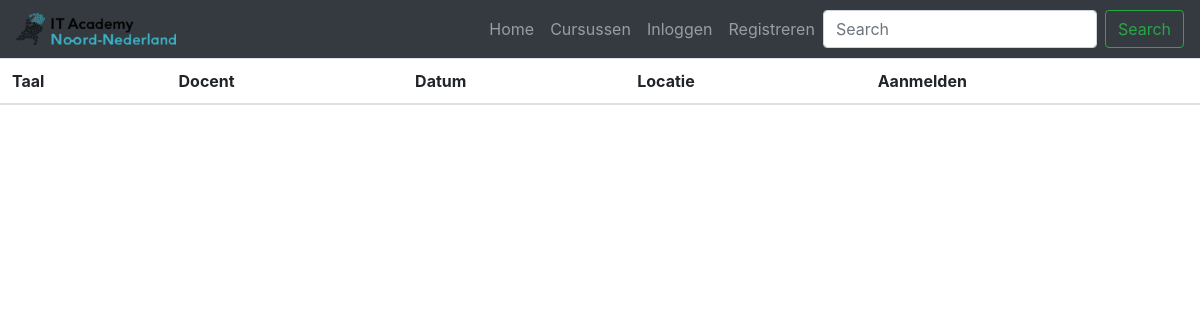
Before: /cursus with the older database file.
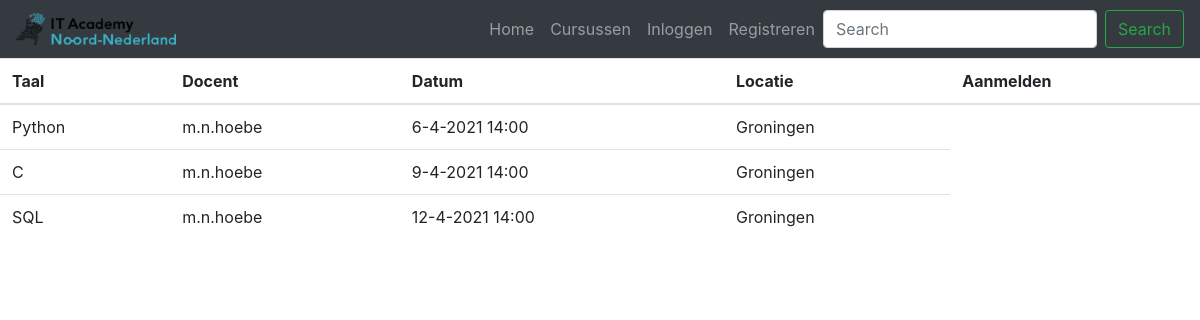
After: the same page with the newer database file.
### project/models.py (models this page shows, shortened)
class Lecture(db.Model):
    __tablename__ = 'lectures'
    id              = db.Column(db.Integer, primary_key=True)
    teacher_id      = db.Column(db.Integer, db.ForeignKey("teachers.id"))
    language_id     = db.Column(db.Integer, db.ForeignKey("languages.id"))
    start_time      = db.Column(db.Text, nullable=False) # format: d-m-y h:m
    location        = db.Column(db.Text, nullable=False)

class Language(db.Model):
    __tablename__ = 'languages'
    id          = db.Column(db.Integer, primary_key=True)
    language    = db.Column(db.Text, nullable=False)

class Teacher(db.Model):
    __tablename__ = 'teachers'
    id = db.Column(db.Integer, primary_key=True)
    email       = db.Column(db.Text, nullable=False)
    username    = db.Column(db.Text, nullable=False)
    password    = db.Column(db.Text, nullable=False)

### project/views.py (the view)
@standaard_blueprint.route('/cursus')
def cursus():
    lectures =  Lecture.query\
                .join(Language, Lecture.language_id == Language.id)\
                .join(Teacher, Lecture.teacher_id == Teacher.id)\
                .add_columns(Language.language, Teacher.username, Lecture.start_time, Lecture.location)
    return render_template('cursus.html', lectures=lectures)

### project/templates/cursus.html (shortened to what this page needs)
<html>
    <html>
        <head>
        </head>
        <body class="vsc-initialized">{% extends "base.html" %}
            {% block content %}
            <table class="table">
                <thead>
                    <tr>
                        <th scope="col">Taal</th>
                        <th scope="col">Docent</th>
                        <th scope="col">Datum</th>
                        <th scope="col">Locatie</th>
                        <th scope="col">Aanmelden</th>
                    </tr>
                </thead>
                <tbody>
                    {% for lecture in lectures %}
                    <tr>
                        <td>{{ lecture.language }}</td>
                        <td>{{ lecture.username }}</td>
                        <td>{{ lecture.start_time }}</td>
                        <td>{{ lecture.location }}</td>
                    </tr>
                    {% endfor %}
                </tbody>
            </table>
            {% endblock %}

### project/templates/base.html (shortened to what this page needs)
<!DOCTYPE html>
<html lang="en" dir="ltr">
<head>
    <link rel="stylesheet" href="https://maxcdn.bootstrapcdn.com/bootstrap/4.0.0/css/bootstrap.min.css">
</head>
<body>
<nav class="navbar navbar-expand-lg navbar-dark bg-dark">
    <a class="navbar-brand" href="{{ url_for('index') }}">
        <img src="/static/logo-klein.png" width="40%" alt="">
    </a>
    <div class="collapse navbar-collapse" id="navbarSupportedContent">
        <div class="navbar-nav ml-auto">
            <a class="nav-item nav-link" href="{{ url_for('index') }}">Home</a>
            <a class="nav-item nav-link" href="{{ url_for('standaard.cursus') }}">Cursussen</a>
            <a class="nav-item nav-link" href="{{ url_for('standaard.login') }}">Inloggen</a>
            <a class="nav-item nav-link" href="{{ url_for('standaard.register') }}">Registreren</a>
            <form class="form-inline my-2 my-lg-0">
                <input class="form-control mr-sm-2" type="search" placeholder="Search" aria-label="Search">
                <button class="btn btn-outline-success my-2 my-sm-0" type="submit">Search</button>
            </form>
        </div>
    </div>
</nav>
{% block content %}
{% endblock %}
</body>
</html>

Changed rows visible on the page:
added Lecture: language "Python", username "m.n.hoebe", start_time "6-4-2021 14:00", location "Groningen"
added Lecture: language "C", username "m.n.hoebe", start_time "9-4-2021 14:00", location "Groningen"
added Lecture: language "SQL", username "m.n.hoebe", start_time "12-4-2021 14:00", location "Groningen"
